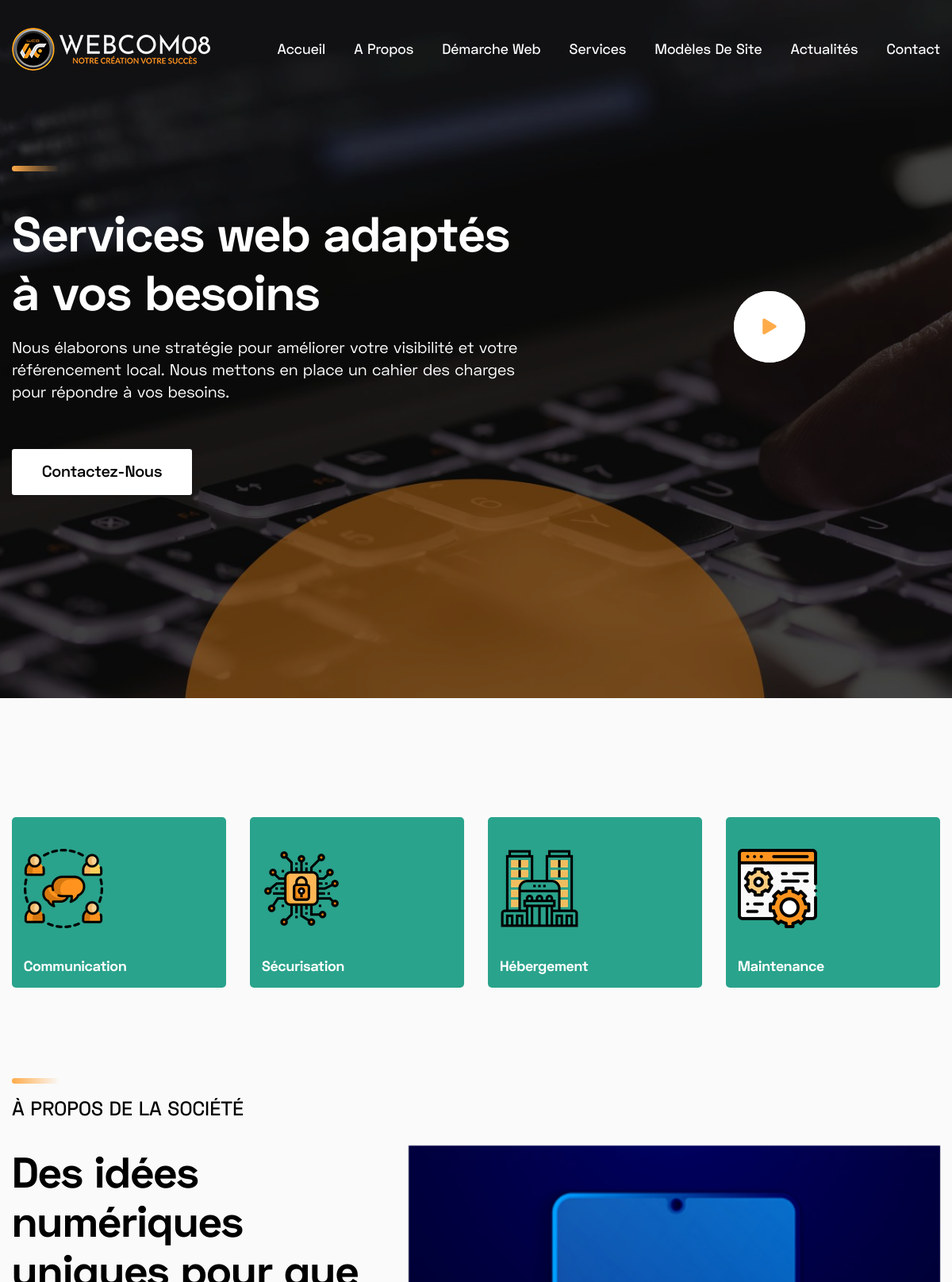
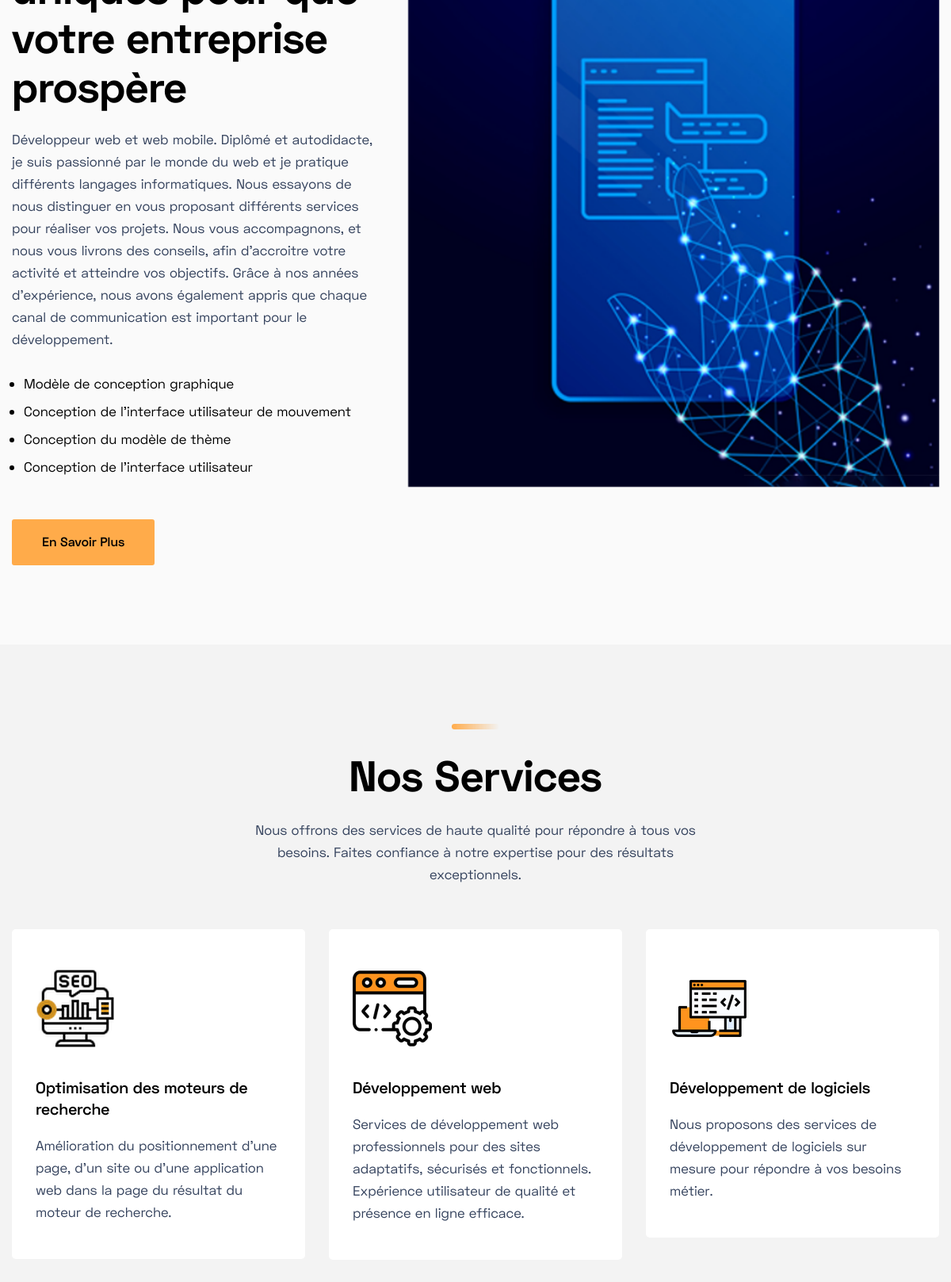
The page / (upper part) on the database its author committed (2 pictures, top to bottom).
### homepage/models.py (models this page shows, shortened)
class SiteSetting(models.Model):
    STATUS = (
        ('True', 'True'),
        ('False', 'False'),
    )
    title = models.CharField(max_length=200)
    meta_keyword = models.CharField(max_length=200)
    meta_description = models.TextField()
    address = models.CharField(max_length=200)
    phone = models.IntegerField()
    email = models.EmailField(blank=True, null=True, max_length=50)
    logo = models.ImageField(blank=True, null=True, upload_to='icon/')
    favicon = models.ImageField(blank=True, null=True, upload_to='icon/')
    facebook = models.URLField(blank=True, max_length=500)
    discord = models.URLField(blank=True, max_length=500)
    youtube = models.URLField(blank=True, max_length=500)
    contact = models.TextField()
    status = models.CharField(max_length=50, choices=STATUS)
    created_at = models.DateTimeField(auto_now_add=True)
    updated_at = models.DateTimeField(auto_now=True)

class Slider(models.Model):
    id = models.AutoField(primary_key=True)
    title = models.CharField(max_length=200)
    short_description = models.TextField()
    slider_image = models.ImageField(blank=True, null=True, upload_to='home-slider/')
    video_url = models.URLField(blank=True, max_length=300)

### services/models.py (models this page shows, shortened)
class Service(models.Model):
    ser_id = models.AutoField(primary_key=True)
    service_title = models.CharField(max_length=200)
    description = models.TextField()
    icon = ProcessedImageField(upload_to='service/',
                                   processors=[ResizeToFill(100, 100)],
                                   format='PNG',
                                   options={'quality':80})
    add_date = models.DateTimeField(auto_now_add=True, null=True)
    class Meta:
        verbose_name_plural = "Our Services"

### about/models.py (models this page shows, shortened)
class AboutContentOne(models.Model):
    content_id = models.AutoField(primary_key=True)
    heading = models.CharField(max_length=100)
    sub_heading = models.CharField(max_length=100)
    content = models.TextField()
    image = models.ImageField(blank=True, null=True, upload_to='about/')
    add_date = models.DateTimeField(auto_now_add=True, null=True)
    class Meta:
        verbose_name_plural = "About Section One"

### homepage/views.py (the view)
# urls.py: 2. Add a URL to urlpatterns:  path('', views.home, name='home')
def home(request):
    settings = SiteSetting.objects.all()
    h_slider = Slider.objects.all().order_by('-id')[:1]
    aboutone = AboutContentOne.objects.all().order_by('-content_id')[:1]
    portfolio = Portfolios.objects.all()
    testimonial = Testimonial.objects.all()
    abouttwo = AboutContentTwo.objects.all().order_by('-content_id')[:1]
    hscript = HeaderScript.objects.all().order_by('-s_id')[:1]
    fscript = FooterScript.objects.all().order_by('-s_id')[:1]
    homeblogs = BlogPost.objects.all().order_by('-add_date')[:3]
    team = TeamMember.objects.all()
    service= Service.objects.all().order_by('-ser_id')[:4]
    hservice= Service.objects.all().order_by('ser_id')[:6]
    context={'settings':settings,
             'h_slider':h_slider,
             'aboutone':aboutone,
             'portfolio':portfolio,
             'testimonial':testimonial,
             'abouttwo':abouttwo,
             'homeblogs':homeblogs,
             'team':team,
             'service':service,
             'hservice':hservice,
             'hscript':hscript,
             'fscript':fscript,
             }
    return render(request, 'index.html', context)

### homepage/templates/index.html (shortened to what this page needs)
{% extends 'base.html' %}
{% load static %}
{% block homepage %}
    {% for h_slider in h_slider %}
    <section class="hero-area" >
        <div class="section__bg" style="background-image: url('{{h_slider.slider_image.url}}');"></div>
        <div class="container">
            <div class="row align-items-center">
                <div class="col-lg-7">
                    <div class="hero-content">
                        <img src="{% static 'images/hero-line.png' %}" alt="hero line sjidj">
                        <h1 class="title animated wow fadeInLeft" data-wow-duration="3000ms" data-wow-delay="0ms">{{h_slider.title}}</h1>
                        <span class="animated wow fadeInLeft" data-wow-duration="3000ms" data-wow-delay="300ms">{{h_slider.short_description}}</span>
                        <a class="main-btn main-btn-2 animated wow fadeInDown" data-wow-duration="3000ms" data-wow-delay="600ms" href="{% url 'contact' %}">Contactez-Nous</a>
                    </div>
                </div>
                <div class="col-lg-5">
                    <div class="hero-play">
                        <a target="blank" href="{{h_slider.video_url}}"><i class="fas fa-play"></i></a>
                    </div>
            </div>
        </div>
        {% endfor %}
    </section>
    <section class="sub-item-area">
        <div class="container">
            <div class="row justify-content-center">
                {% for service in service %}
                <div class="col-lg-3 col-md-6 col-sm-8">
                    <div class="sub-item">
                        <div class="icon">
                            <img src="{{service.icon.url}}" alt="{{service.service_title}}">
                        </div>
                        <h3 class="title">{{service.service_title}}</h3>
                    </div>
                </div>
                {% endfor %}
                </div>
            </div>
    </section>
    <section class="about-us-area pb-100">
        {% for aboutone in aboutone %}
        <div class="container">
            <div class="row align-items-center">
                <div class="col-lg-5">
                    <div class="about-content">
                        <img src="{% static 'images/hero-line.png' %}" alt="hero line about section gd">
                        <span>{{aboutone.sub_heading}}</span>
                        <h3 class="title">{{aboutone.heading}} </h3>
                        <p>{{aboutone.content|safe}}</p>
                        <a class="main-btn" href="{% url 'about' %}">En Savoir Plus</a>
                    </div>
                </div>
                <div class="col-lg-7">
                    <div class="about-thumb animated wow fadeInRight" data-wow-duration="3000ms" data-wow-delay="0ms">
                        <img src="{{aboutone.image.url}}" alt="{{aboutone.heading}}">
                    </div>
                </div>
            </div>
        </div>
        {% endfor %}
    </section>
    <section class="service-area pb-20">
        <div class="container">
            <div class="row justify-content-center">
                <div class="col-lg-6 col-md-9">
                    <div class="section-title text-center">
                        <img src="{% static 'images/hero-line.png' %}" alt="hero-liness">
                        <h3 class="title">Nos Services</h3>
                        <p>Nous offrons des services de haute qualité pour répondre à tous vos besoins. Faites confiance à notre expertise pour des résultats exceptionnels.</p>
                    </div>
                </div>
            </div>
            <div class="row justify-content-center">
                {% for hservice in hservice %}
                <div class="col-lg-4 col-md-6 col-sm-8">
                    <div class="service-item mt-30 animated wow fadeInUp" data-wow-duration="1000ms" data-wow-delay="0ms">
                        <div class="icon">
                            <img src="{{hservice.icon.url}}" alt="{{hservice.service_title}}">
                        </div>
                        <h3 class="title">{{hservice.service_title}}</h3>
                        <p>{{hservice.description}}</p>
                    </div>
                </div>
                {% endfor %}
            </div>
        </div>
    </section>
    {% endblock  %}

### homepage/templates/base.html (shortened to what this page needs)
{% load static %}
{% for settings in settings %}
<!doctype html>
<html lang="en">
<head>
    <link rel="stylesheet" href="{% static 'css/bootstrap.min.css' %}">
    <link rel="stylesheet" href="{% static 'css/bootstrap.min.css' %}">
    <link rel="stylesheet" href="{% static 'css/font-awesome.min.css' %}">
    <link rel="stylesheet" href="{% static 'css/magnific-popup.css' %}">
    <link rel="stylesheet" href="{% static 'css/animate.min.css' %}">
    <link rel="stylesheet" href="{% static 'css/slick.css' %}">
    <link rel="stylesheet" href="{% static 'css/default.css' %}">
    <link rel="stylesheet" href="{% static 'css/page.css' %}">
    <link rel="stylesheet" href="{% static 'css/style.css' %}">
    <link rel="stylesheet" href="{% static 'css/gallery.css' %}">
    <link href="https://getbootstrap.com/docs/5.2/assets/css/docs.css" rel="stylesheet">
</head>
<body>
    <header class="header-area">
        <div class="header-nav">
            <div class="container">
                <div class="row">
                    <div class="col-lg-12">
                        <div class="navigation">
                            <nav class="navbar navbar-expand-lg navbar-light ">
                                <a class="navbar-brand" width="107" height="90" href="{% url 'home' %}"><img src="{{settings.logo.url}}" alt="{{settings.title}} one"></a>
                                <div class="collapse navbar-collapse sub-menu-bar" id="navbarSupportedContent">
                                    <ul class="navbar-nav ml-auto">
                                        <li class="nav-item active">
                                            <a class="nav-link" href="{% url 'home' %}">Accueil</a>
                                        </li>
                                        <li class="nav-item">
                                            <a class="nav-link" href="{% url 'about' %}">A propos</a>
                                        </li>
                                        <li class="nav-item">
                                            <a class="nav-link" href="{% url 'webapproach' %}">Démarche Web</a>
                                        </li>
                                        <li class="nav-item">
                                            <a class="nav-link" href="{% url 'service' %}">Services</a>
                                        </li>
                                        <li class="nav-item">
                                            <a class="nav-link" href="{% url 'portfolio' %}">Modèles de Site</a>
                                        </li>
                                        <li class="nav-item">
                                            <a class="nav-link" href="{% url 'blog' %}">Actualités</a>
                                        </li>
                                        <li class="nav-item">
                                            <a class="nav-link" href="{% url 'contact' %}">Contact</a>
                                        </li>
                                    </ul>
                                </div>
                            </nav>
                        </div>
                    </div>
                </div>
            </div>
        </div>
    </header>
{% block homepage %}
{% endblock homepage %}
    {% endfor %}
</body>
</html>

### static/css/default.css (style rules this page uses)
.mt-30 { margin-top: 30px; }
.pb-20 { padding-bottom: 20px; }
.pb-100 { padding-bottom: 100px; }

### rows shown on the page
SiteSetting: logo (picture)
Slider: slider_image (picture), title "Services web adaptés à vos besoins", short_description "Nous élaborons une stratégie pour améliorer votre visibilité et votre référencement local. Nous mettons en place un cahier des charges pour répondre à vos besoins."
Service: icon (picture), service_title "Communication"
Service: icon (picture), service_title "Sécurisation"
Service: icon (picture), service_title "Hébergement"
Service: icon (picture), service_title "Maintenance"
AboutContentOne: sub_heading "À PROPOS DE LA SOCIÉTÉ", heading "Des idées numériques uniques pour que votre entreprise prospère", content "Développeur web et web mobile. Diplômé et autodidacte, je suis passionné par le monde du web et je pratique différents langages informatiques. Nous essayons de nous distinguer en vous proposant différents services pour réaliser vos projets. Nous vous accompagnons, et nous vous livrons des conseils, afin d’accroitre votre activité et atteindre vos objectifs. Grâce à nos années d'expérience, nous avons également appris que chaque canal de communication est important pour le développement. Modèle de conception graphique Conception de l'interface utilisateur de mouvement Conception du modèle de thème Conception de l'interface utilisateur", image (picture)
Service: icon (picture), service_title "Optimisation des moteurs de recherche", description "Amélioration du positionnement d’une page, d’un site ou d’une application web dans la page du résultat du moteur de recherche."
Service: icon (picture), service_title "Développement web", description "Services de développement web professionnels pour des sites adaptatifs, sécurisés et fonctionnels. Expérience utilisateur de qualité et présence en ligne efficace."
Service: icon (picture), service_title "Développement de logiciels", description "Nous proposons des services de développement de logiciels sur mesure pour répondre à vos besoins métier."
